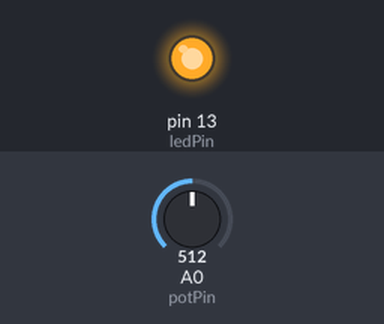
The sketch below on a simulated Arduino Uno, built with avr-gcc and run on an emulated ATmega328P. Parts: output pins drawn as LEDs (lit = HIGH). The inputs (shaded band) are chosen by the test bench; at power-on: A0 (potPin) = 512. What the sketch prints to the serial monitor is not drawn.

Above: at 1.2 s.
1.3 s: A0 (potPin) set to 122
At 1.9 s:
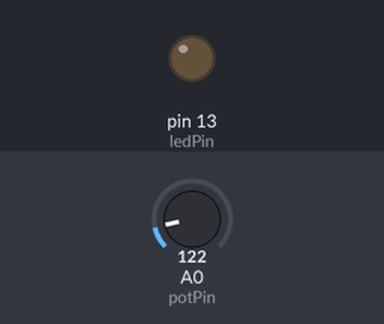
4.3 s: A0 (potPin) set to 511
Timing chart, 0 to 13.3 s (numbered marks = the images above; inputs shaded):
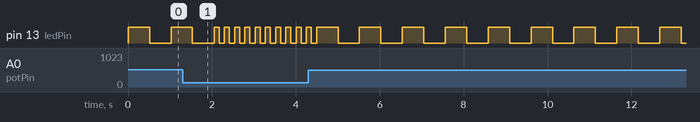

The sketch:

PotmeterLed.ino
```cpp
int potPin = A0;
int ledPin = 13;
int val = 0;
int newVal = 0;
int difference = 0;
String offset = "Hoog";

void setup() {
  Serial.begin(9600);
  pinMode(ledPin, OUTPUT);
}

void loop() {
   val = analogRead(potPin);
  if(val > 510 && offset!="Hoog"){
    Serial.println("Hoog");
    offset = "Hoog";
  } else if(val <490 && offset!="Laag"){
    Serial.println("Laag");
    offset = "Laag";
   }

  Serial.println(analogRead(potPin));
  newVal = analogRead(potPin);
  difference = newVal - val;
  digitalWrite(ledPin, HIGH);
  delay(val);
  digitalWrite(ledPin, LOW);
  delay(val);
}
```

Measured:
- by itself, pin 13 (ledPin): repeats every 1.0 s: HIGH 0.51 s, LOW 0.51 s
